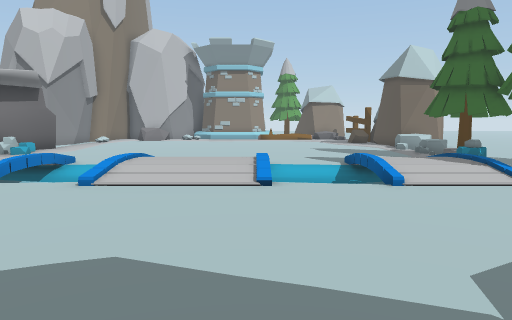
[1] (above)

23 first-person views from a walk through a Unity game level. The camera is 1.3 m above the floor, tilts 6° down and sees 70° across. The floor is counted in squares, 1 m on a side. Each view is taken from the middle of a square. On the plan, view 1 faces up. The plan holds only what a view shows up to about 15 squares ahead; the rest is blank. The place goes on beyond the plan. The player is left out. Some animated figures are not drawn.

[2]
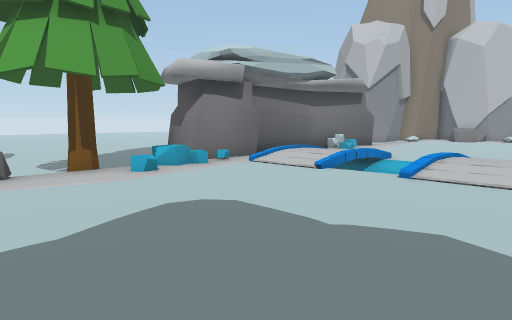

[3]
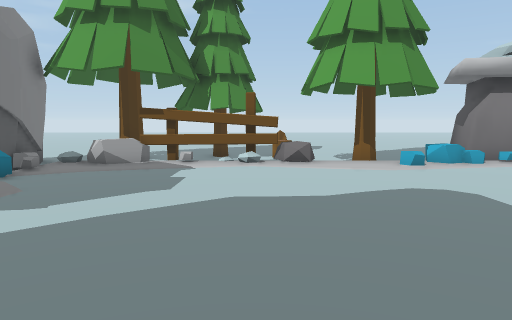

[4]
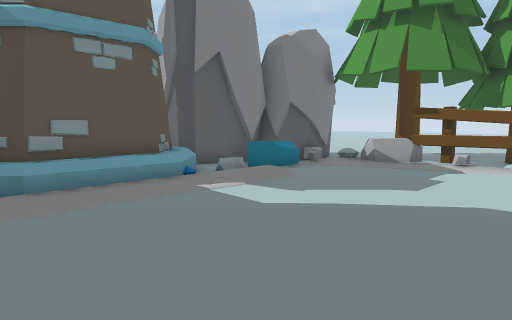

[5]
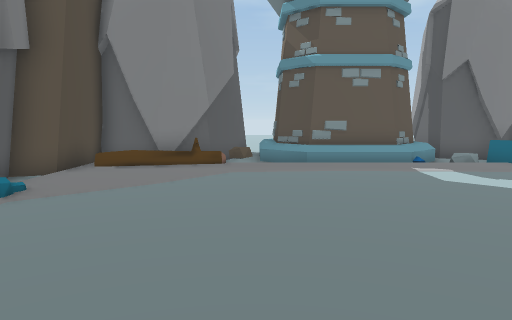

[6]
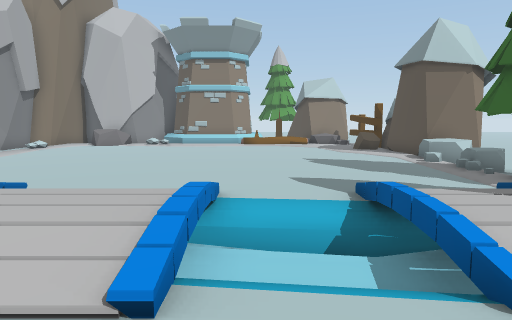

[7]
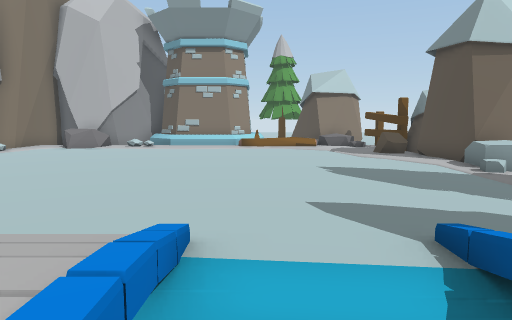

[8]
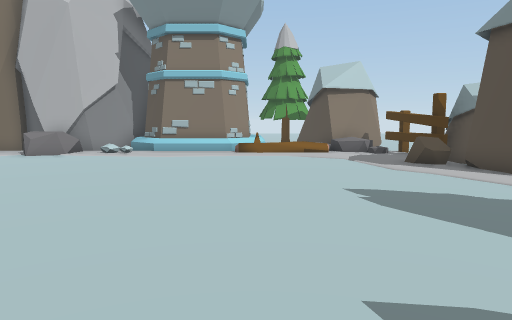

[9]
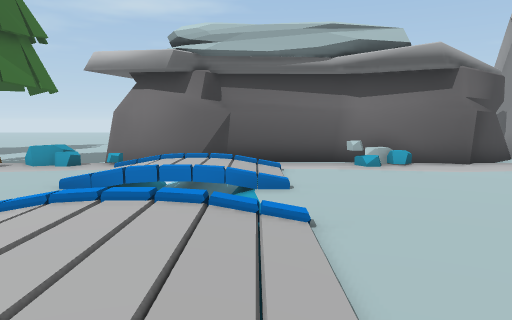

[10]
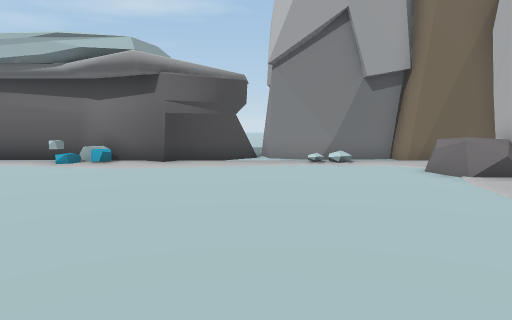

[11]
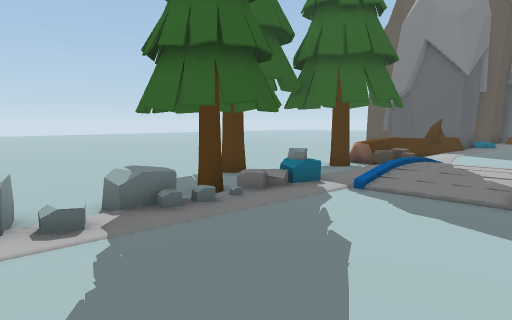

[12]
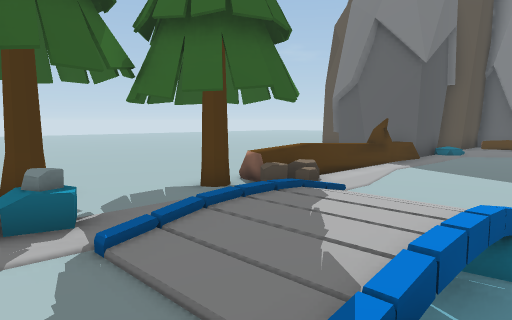

[13]
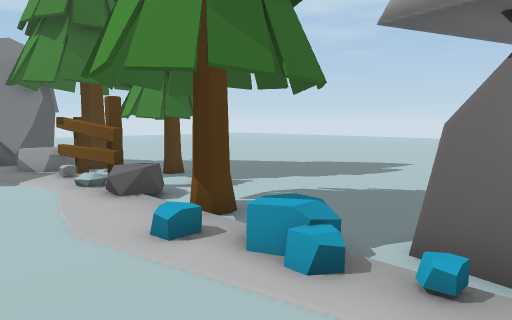

[14]
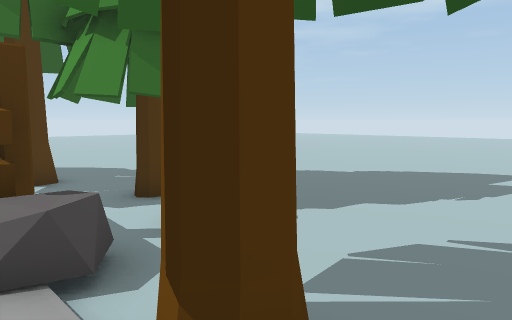

[15]
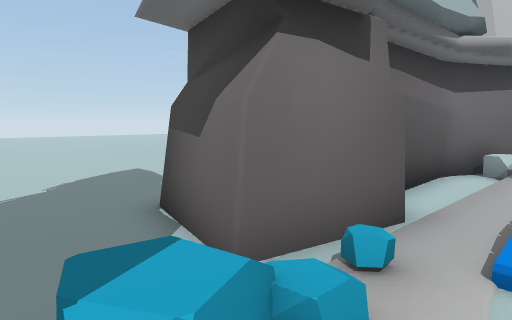

[16]
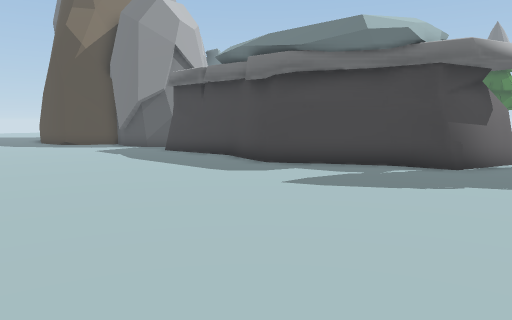

[17]
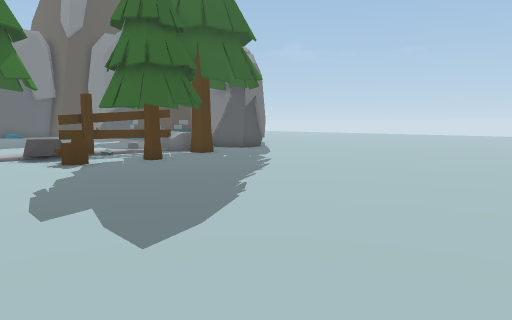

[18]
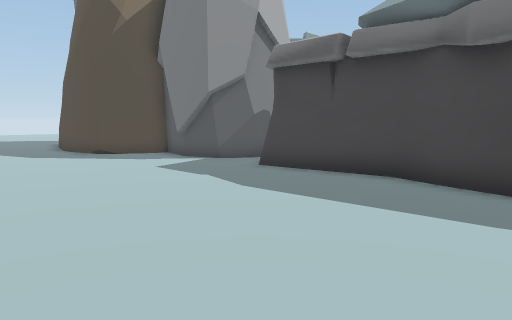

[19]
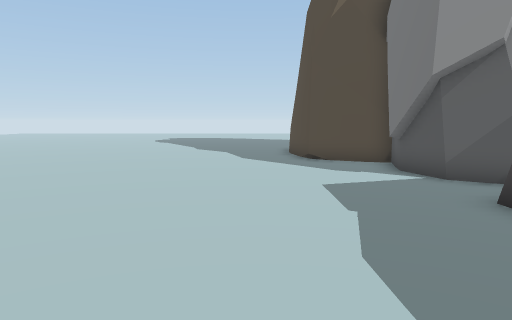

[20]
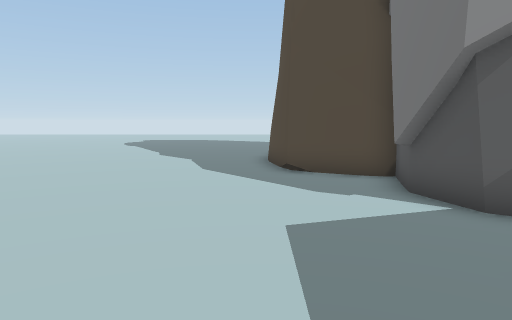

[21]
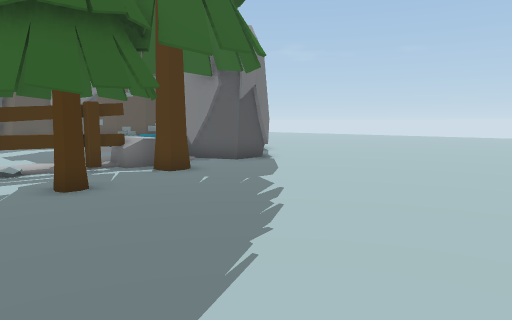

[22]
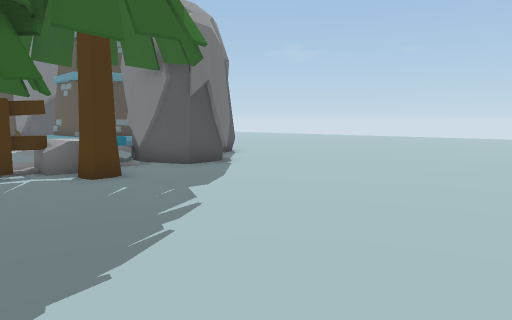

[23]
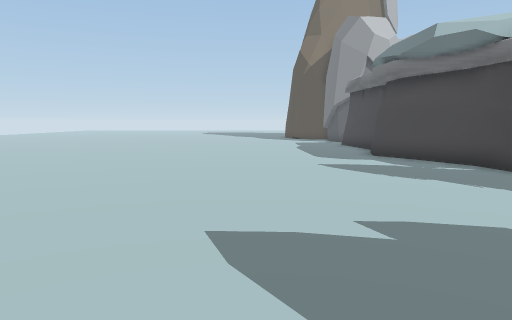

### Floor plan
Key: @ floor where view 1 was taken; # wall or solid block; x gap in a wall; . main floor; : floor 0.25 m higher than the main floor; - floor 0.25 m lower than the main floor; / step, stairs or slope; = window, fence, low wall or low ledge; ^ raised ledge; v drop or lower ground; R rock; S stump; O other object.
Columns run from 26 left of view 1 to 19 right of it. Each row starts with its distance up from view 1.
 26 .........##    ##.RRR......=  .OR#
 25 ..........##   #..RRR........... =
 24 ...........#   #.................#R
 23 ...........#   #./...............#R
 22  ..........#  ##./..............=#R
 21  ..........####..................R
 20   ...........##..................RRRR
 19    ........#  ##.................RRRR
 18    ........#   ##................RR..
 17     .......#    #................RR.
 16     .......#    #.........................
 15     .......#   ##................#R...........
 14    ........#   #.R...............###..........
 13 ...........#   #.................###.  ......
 12 ...........#   #.................R###.......
 11 ...........##  #.............:.....##......
 10 ............#  #..::=///::///=::..........
  9 ............## ##.::=///////-v::.............
  8 .............####.//////////////. #..........
  7 .............####................ =.........
  6 ...............# /................=........
  5  ...............R/...............=^  .....
  4   .............../................^   ...
  3   ..............#.................^
  2    ..............................x^
  1 ................R................^
  0 ..............S.R.........@......####
 -1  ...............R................##
 -2   ..............R................#
 -3    ...........#.R................##
 -4    .............#.................#
 -5     ...........#RR................#
 -6     ...........#RR...............##
 -7     ............////..........####
 -8     ............### R./####O/#####
 -9     ...........## ####O#  ##/#   #
-10      ..........##    #     #/#

Positions as (right, up) in squares from view 1, and headings:
1: (0, 0), facing up
2: (0, -1), facing up-left
3: (2, -1), facing left
4: (2, 0), facing down-left
5: (2, 4), facing down
6: (1, 5), facing up
7: (1, 8), facing up
8: (1, 11), facing up
9: (1, 11), facing left
10: (2, 20), facing left
11: (2, 18), facing down-right
12: (2, 13), facing down-right
13: (-6, 8), facing down-left
14: (-9, 4), facing down-left
15: (-8, 4), facing up-left
16: (-24, 4), facing up-right
17: (-24, 4), facing down-right
18: (-23, 11), facing up-right
19: (-19, 13), facing up
20: (-18, 16), facing up
21: (-20, 0), facing down-right
22: (-20, -2), facing down-right
23: (-20, -2), facing up
